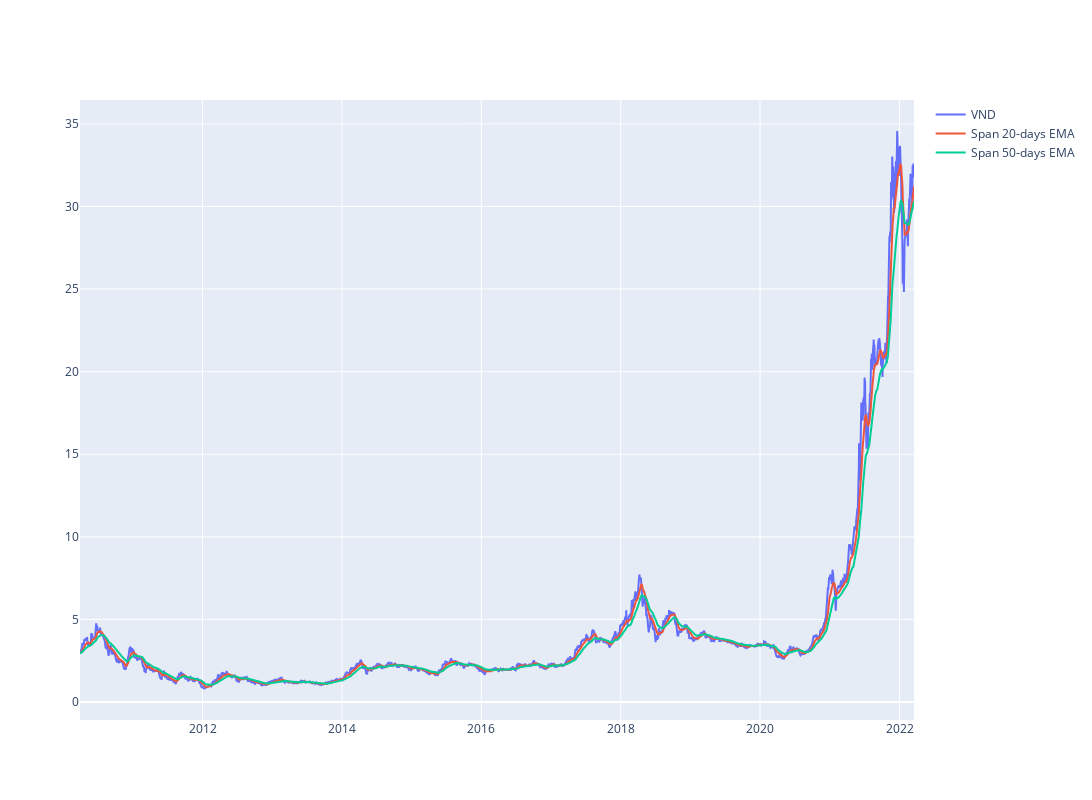

Notebook code for this chart:
### Code cell
#plot linechart for stock price
short_rolling = df['<Close>'].rolling(window=20).mean()

ema_long = df['<Close>'].ewm(span=50, adjust=False).mean()
ema_short = df['<Close>'].ewm(span=20, adjust=False).mean()
line_price = df['<Close>']
fig = go.Figure()
#px.line(df_hpg, x='datetime', y='<Close>', labels={'x':'Date', 'y':'Price'})
fig.update_layout(  autosize=False,   width=1200,    height=800)
fig.add_trace(go.Scatter(x=df.datetime, y=line_price, 
                        mode='lines', name=stock))

fig.add_trace(go.Scatter(x=df.datetime, y=ema_short, 
                        mode='lines', name='Span 20-days EMA'))

fig.add_trace(go.Scatter(x=df.datetime, y=ema_long, 
                        mode='lines', name='Span 50-days EMA'))

### Figure 1 — Plotly figure (JSON) as saved in the notebook; plotly's stock layout.template omitted (floating-point values rounded to 4 significant figures; data arrays with more than 128 entries replaced by an {"elided": "..."} marker saying what was removed)
{"data": [{"mode": "lines", "name": "VND", "type": "scatter", "x": {"elided": "2987 str values"}, "y": {"elided": "2987 float values"}}, {"mode": "lines", "name": "Span 20-days EMA", "type": "scatter", "x": {"elided": "2987 str values"}, "y": {"elided": "2987 float values"}}, {"mode": "lines", "name": "Span 50-days EMA", "type": "scatter", "x": {"elided": "2987 str values"}, "y": {"elided": "2987 float values"}}], "layout": {"autosize": false, "height": 800, "width": 1200}}
